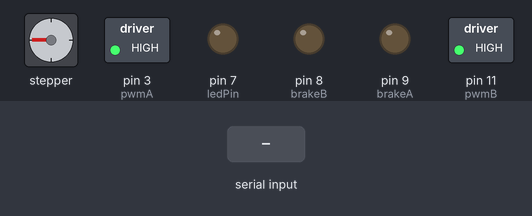
The sketch below on a simulated Arduino Uno, built with avr-gcc and run on an emulated ATmega328P. On the bench: stepper motor, switched loads named in the sketch (green lamp = pin HIGH), output pins drawn as LEDs (lit = HIGH). Inputs (shaded band) come from the test bench. Stepper angles assume 200 steps per turn; what the sketch prints to the serial monitor is not drawn.

Above: at 4.7 s.
4.8 s: "R" received over Serial
At 12.8 s:
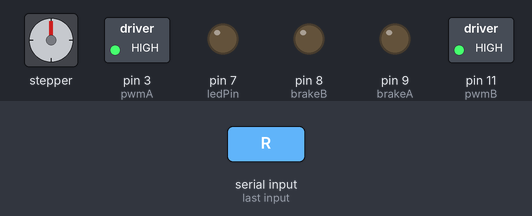
32.0 s: "O" received over Serial
At 38.4 s:
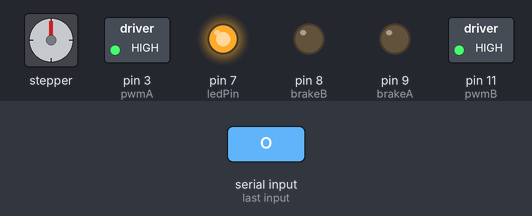
Timing chart, 0 to 59.7 s (numbered marks = the images above; inputs shaded):
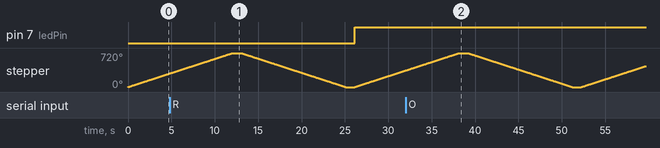

The sketch:

Stepper.ino
```cpp
#include <Stepper.h>

 const int stepsPerRevolution = 200;  // change this to fit the number of steps per revolution
                          // for your motor

 // initialize the stepper library on the motor shield
 Stepper myStepper(stepsPerRevolution, 12,13);

 // give the motor control pins names:
 const int pwmA = 3,
           pwmB = 11,
           brakeA = 9,
           brakeB = 8,
           dirA = 12,
           dirB = 13,
           ledPin = 7;

 char weatherCondition;

 int stepNum = 0,
     clearStep = 600,
     overcastStep = 300,
     rainStep = 0,
     counter = 0;

void setup() {
 Serial.begin(9600);
 // set the PWM and brake pins so that the direction pins  // can be used to control the motor:
 pinMode(pwmA, OUTPUT);
 pinMode(pwmB, OUTPUT);
 pinMode(brakeA, OUTPUT);
 pinMode(brakeB, OUTPUT);
 digitalWrite(pwmA, HIGH);
 digitalWrite(pwmB, HIGH);
 digitalWrite(brakeA, LOW);
 digitalWrite(brakeB, LOW);

 pinMode(ledPin, OUTPUT);

 // set the motor speed (for multiple steps only):
 myStepper.setSpeed(10);
 }


 void loop() {
   if(Serial.available() > 0){
     weatherCondition = Serial.read();
     Serial.print(weatherCondition + " Acknowledged");  //read values in serial monitor
     digitalWrite(ledPin, HIGH);
//     update();
 }
   myStepper.step(400);
   delay(1000);
   myStepper.step(-400);
   delay(1000);
 }

 void update() {
   if (weatherCondition == 'R') {
     stepNum*= -1;
     myStepper.step(stepNum);
     rest();
   } else if (weatherCondition == 'O') {
       if (stepNum == rainStep) {
         stepNum += overcastStep;
         myStepper.step(stepNum);
         rest();
       } else if (stepNum == clearStep) {
         stepNum = -1 * (stepNum - overcastStep);
         myStepper.step(stepNum);
         rest();
       } else { myStepper.step(0); };
   } else if (weatherCondition == 'C') {
       if (stepNum == rainStep) {
         stepNum += clearStep;
         myStepper.step(stepNum);
         rest();
       } else if (stepNum == overcastStep) {
         stepNum += (clearStep - overcastStep);
         myStepper.step(stepNum);
       } else if (stepNum == clearStep) {
         myStepper.step(0);
         rest();
       };
   }
 }

 void rest() {
   int wait = 60000;
   digitalWrite(pwmA, LOW);
   digitalWrite(pwmB, LOW);
   delay(wait);
   digitalWrite(pwmA, HIGH);
   digitalWrite(pwmB, HIGH);
 }
```
